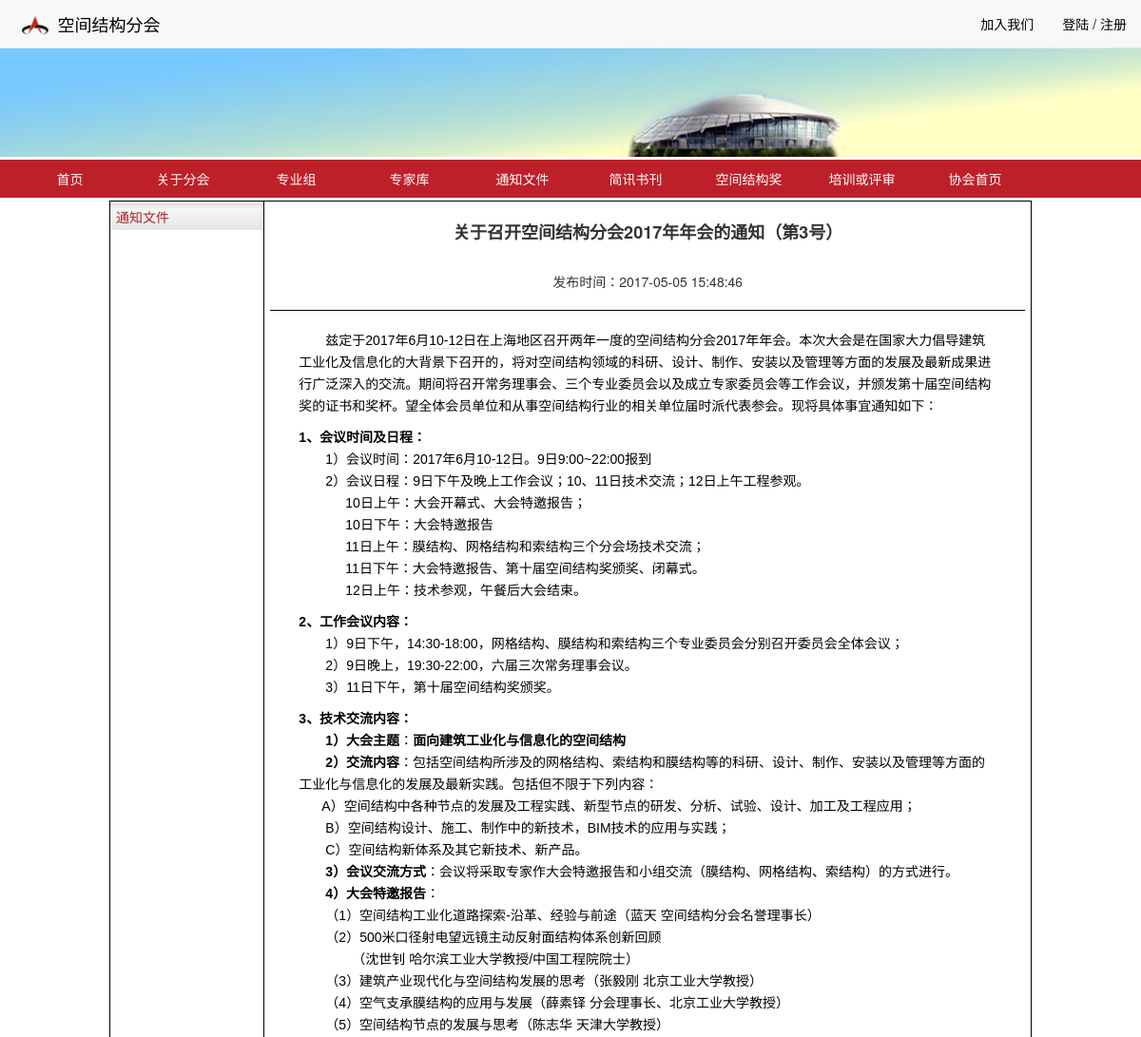
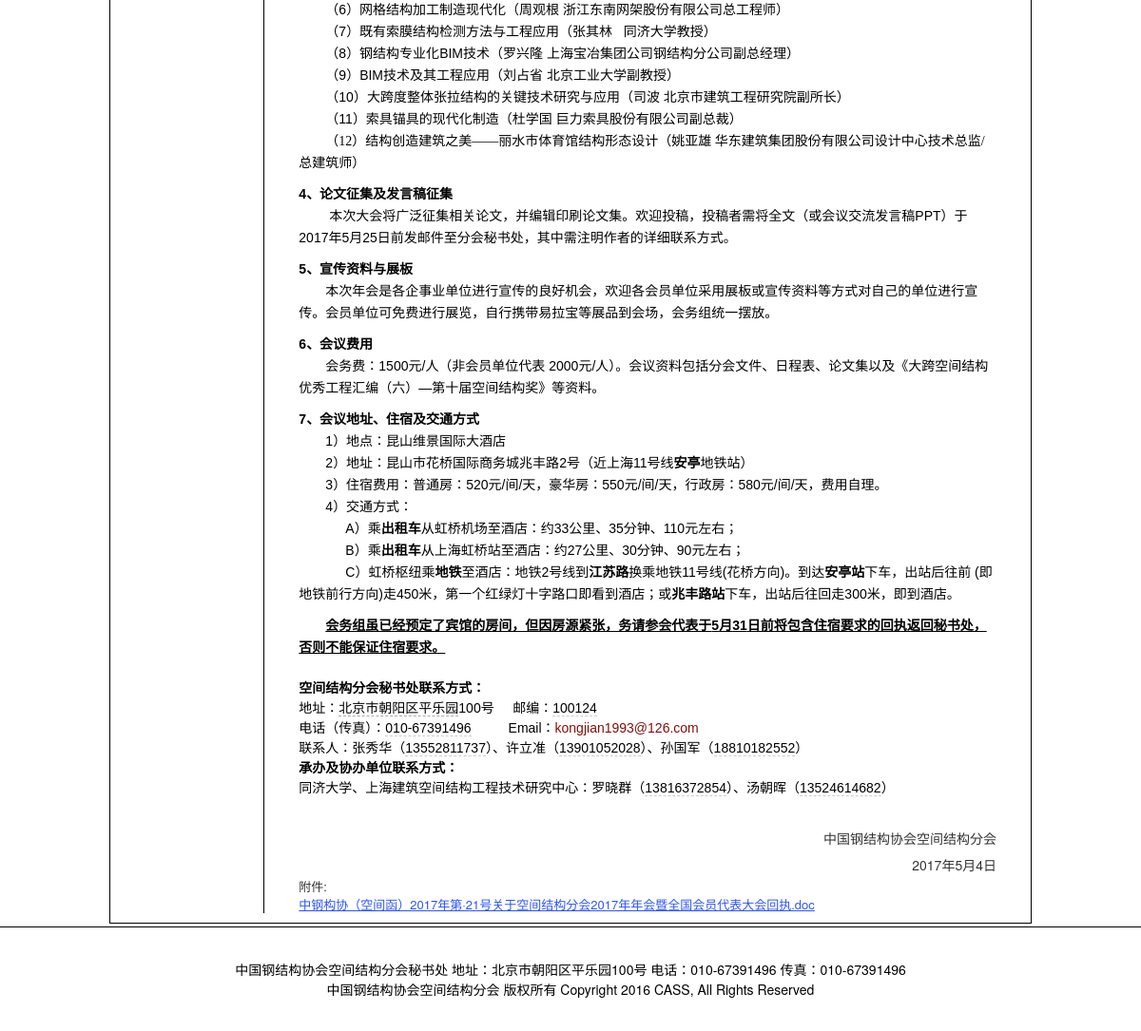
Before: /KJ/index/responsive/announcement_content.php?id=75&&pagename=tongzhiwenjian with the older database file (2 pictures, top to bottom).
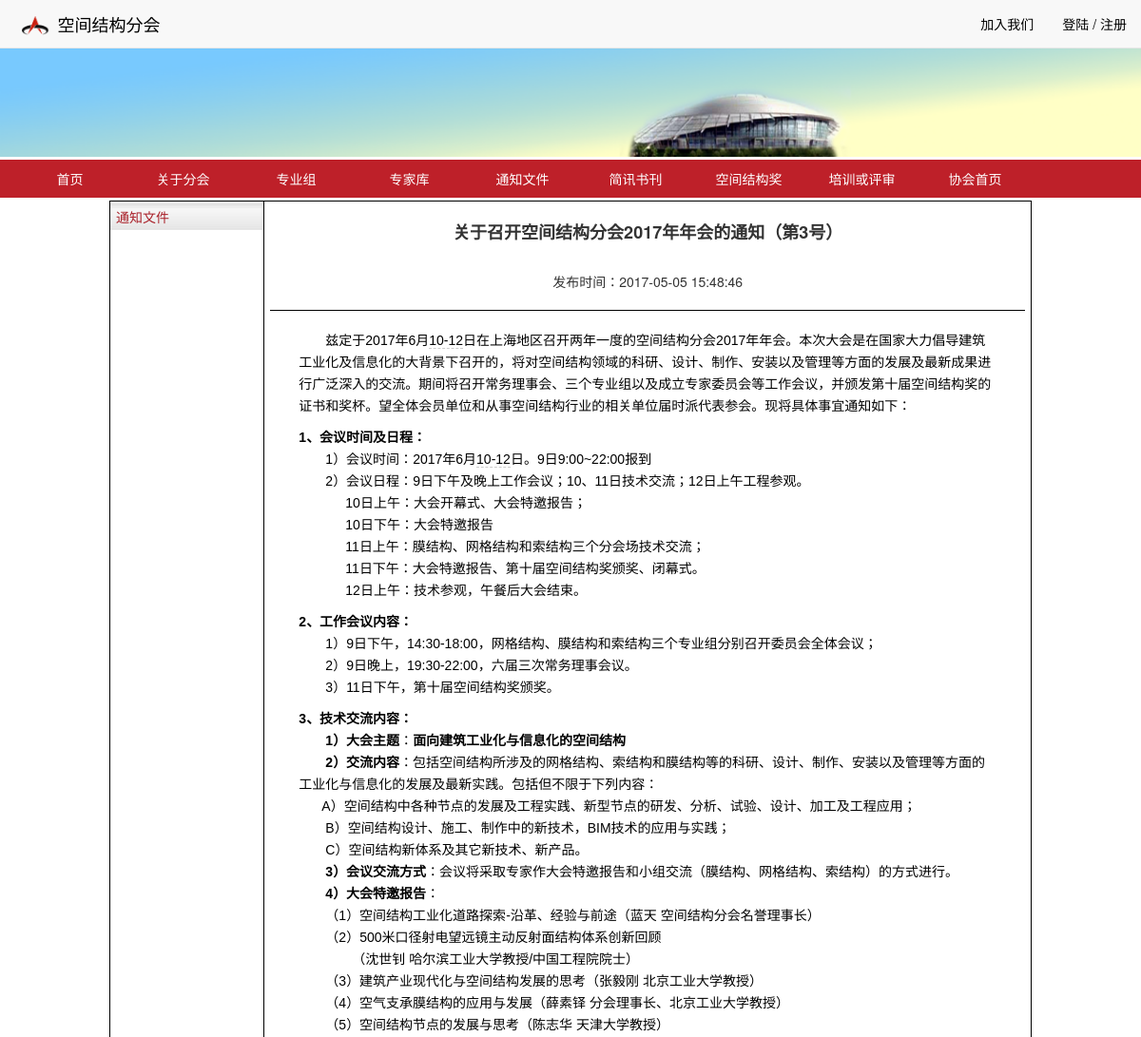
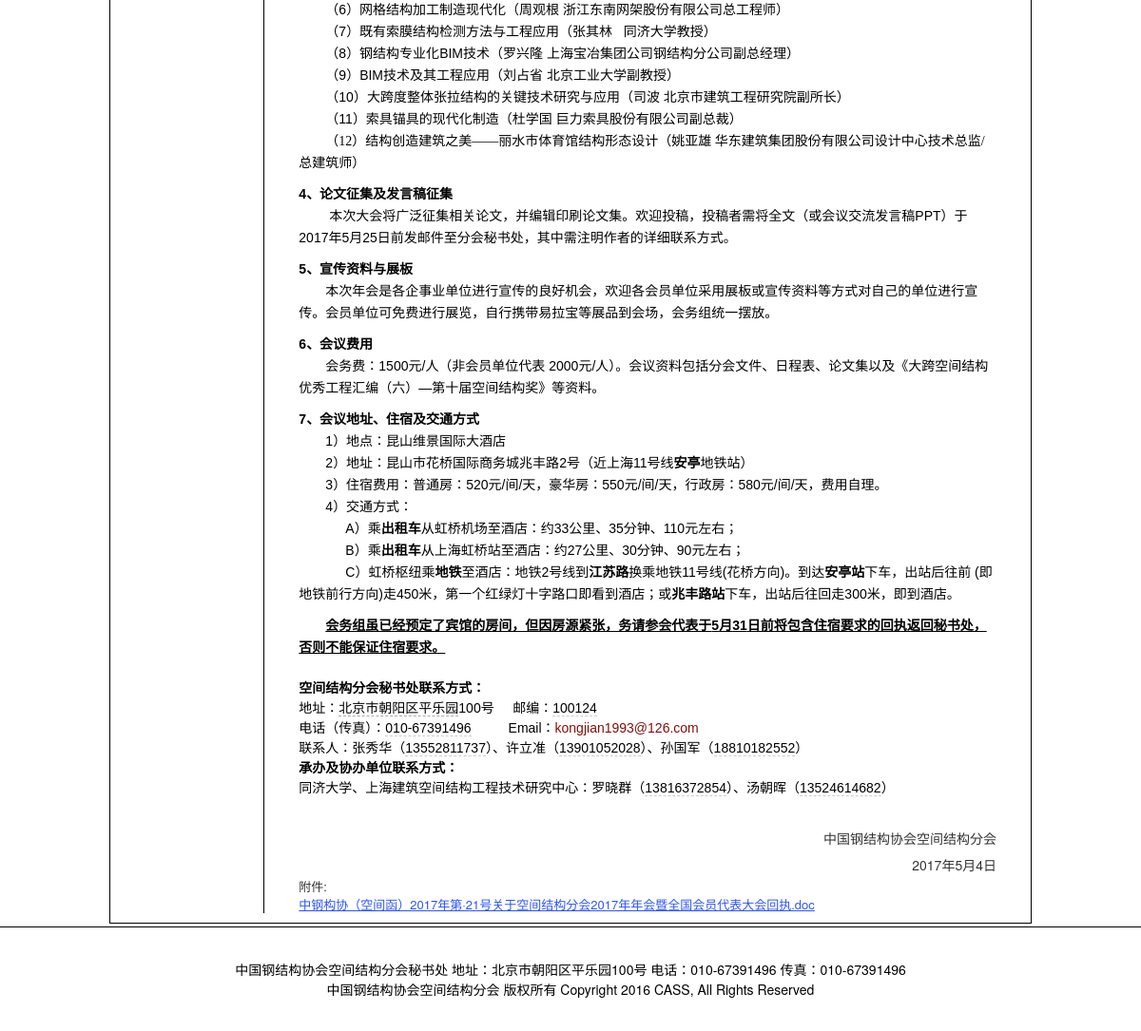
After: the same page with the newer database file (2 pictures, top to bottom).
### tables this page shows
CREATE TABLE `index_tongzhiwenjian` (
  `id` int(11) NOT NULL,
  `time` timestamp NOT NULL DEFAULT CURRENT_TIMESTAMP,
  `file_no` text NOT NULL,
  `title` text NOT NULL,
  `content` text NOT NULL,
  `end` text NOT NULL,
  `date` text NOT NULL,
  `file_name` text NOT NULL,
  `file_dir` char(255) NOT NULL,
  `visibility` int(1) NOT NULL DEFAULT '1',
  `we` int(11) NOT NULL DEFAULT '1'
);

### KJ/index/include/function.php (called while the page is built, shortened)
<?php
function connect_mysql()
{
    $mysql_servername = "localhost";
    $mysql_username = "root";
    $mysql_password = "123456";
    $mysql_database = "space";
    $con = mysqli_connect($mysql_servername, $mysql_username, $mysql_password, $mysql_database);
    return $con;
}
function user_name_psw_check($u_name, $u_password)
{
    $result = array();
    $user_name = $u_name;
    $user_password = $u_password;
    $con = connect_mysql();
    if ($con) {
        $sql = "SELECT * FROM user WHERE name ='{$user_name}'and psw='{$user_password}'";
        $res = mysqli_query($con, $sql);
        return $result;
    }
    return false;
}
function get_info_of_id_in_datatable($id, $datatable_name, $visibility = 1)
{
    $con = connect_mysql();
    if ($visibility == 1)
        $sql = "SELECT * FROM `{$datatable_name}` WHERE id='$id' AND visibility='$visibility'";
    else if ($visibility == 0)
        $sql = "SELECT * FROM `{$datatable_name}` WHERE id='$id'";
    else return false;
    $res = mysqli_query($con, $sql);
    $result = $res->fetch_assoc();
    return $result;
}
?>

### KJ/index/responsive/announcement_content.php (the view, shortened to what this page needs)
<?php include_once '../include/function.php' ?>
<!DOCTYPE html>
<html>
<head>
    <link href="css/header-rsp.css" rel="stylesheet">
    <link href="css/footer-rsp.css" rel="stylesheet">
    <link href="css/index-rsp.css" rel="stylesheet">
    <link href="css/content-page.css" rel="stylesheet">
    <link href="bootstrap/css/bootstrap.min.css" rel="stylesheet">
</head>
<body>
<?php
include_once "../include/function.php";
$res = user_name_psw_check($_COOKIE['user_name'], $_COOKIE['user_password']);
if ($res['user_name_psw_match'] == 'yes') {
    if ($res['user_is_manager'] == 'yes') {
        $id = $_GET['id'];
        $page_name = $_GET["pagename"];
        include "include/header-manage-content-page.php";
    }
    else
        include "include/header-login.php";
}
else
    include "include/header.php";
?>
<div class="container content-page-container">
    <div class="row parent">
        <div class="col-md-2 col-xs-12 left-col">
            <div class="left">
                <div class="left-title">
                    <span><?php switch ($_GET["pagename"]) {
                            case "tongzhiwenjian":
                                echo "通知文件";
                                break;
                        }
                        ?></span>
                </div>
                </div>
        </div>
        <div class="col-md-10 col-xs-12 right-col">
            <?php
            $id = $_GET['id'];
            $page_name = $_GET["pagename"];
            $res = get_info_of_id_in_datatable($id, 'index_' . $page_name);
            ?>
            <div class="right">
                <div class="right-title">
                    <p><strong><?php echo $res['title']; ?></strong></p>
                </div>
                <div class="right-time">
                    <p>发布时间：<?php echo $res['time']; ?></p>
                </div>
                <hr/>
                <div class="right-content">
                    <p><?php echo $res['content']; ?></p>
                        <p class="right-end"><?php echo $res['end']; ?></p>
                        <p class="right-date"><?php echo $res['date']; ?></p>
                </div>
                <?php
                if (!$res['file_dir'] == '' && !$res['file_name'] == '') {
                    $file_name = explode("|", $res["file_name"]);
                    $file_dir = explode("|", $res["file_dir"]);
                    $count = count($file_name);
                    echo "<div class=\"right-file\"><p>附件:<br/>";
                    for ($i = 0; $i < $count; $i++)
                        echo <<<EOD
        <a href="../download.php?file_name={$file_name[$i]}&file_dir={$file_dir[$i]}">{$file_name[$i]}</a></br>
EOD;
                    echo "</p></div>";
                }
                ?>
            </div>
        </div>
    </div>
</div>
<?php include "include/footer.php"; ?>
</body>

### KJ/index/responsive/include/header.php (shortened to what this page needs)
<link href="css/sweetalert2.min.css" rel="stylesheet">
<div class="navbar navbar-default navbar-fixed-top" id="navbar-title">
    <div class="container-fluid">
        <div class="navbar-header">
            <div class="hidden-xs" id="navbar-logo-lg">
                <img src="../image/logo.png"></div>
            <a class="navbar-brand" href="index.php">空间结构分会</a>
        </div>
        <div class="collapse navbar-collapse" id="navbar-ex-collapse">
            <ul class="nav navbar-nav navbar-right">
                <li onclick="joinUs()" >
                   <a style="cursor:pointer">加入我们</a>
                </li>
                <li>
                    <a href="../../space2/login/index.html">登陆 / 注册</a>
                </li>
            </ul>
        </div>
    </div>
</div>
<div class="col-md-12" id="background-img">
    <img class="img-responsive hidden-xs" src="../image/background.png">
</div>
<div class="col-md-12 nav-menu-div-lg hidden-xs" id="nav">
    <ul class="nav nav-pills nav-justified" id="supnav">
        <li><a href="index.php">首页</a></li>
        <li><a href='index.php'>关于分会</a>
        </li>
        <li><a href="index.php">专业组</a>
        </li>
        <li><a href="announcement_content.php?id=1&&pagename=zhuanjiaku">专家库</a></li>
        <li><a href="more.php?pagename=tongzhiwenjian">通知文件</a></li>
        <li><a href="index.php">简讯书刊</a></li>
        <li><a href="more.php?pagename=youxiugongcheng">空间结构奖</a></li>
        <li><a href="">培训或评审</a>
        </li>
        <li><a href="http://www.cncscs.org/">协会首页</a></li>
    </ul>
</div>

### KJ/index/responsive/include/footer.php
<footer class="section">
    <div class="col-md-12">
        <table align="center">
            <tr>
                <td>
                    <p>中国钢结构协会空间结构分会秘书处 地址：北京市朝阳区平乐园100号 电话：010-67391496 传真：010-67391496</br>中国钢结构协会空间结构分会 版权所有 Copyright 2016 CASS, All Rights Reserved</p>
                </td>
            </tr>
        </table>
    </div>
</footer>

### KJ/index/responsive/css/header-rsp.css (style rules this page uses)
#navbar-title { margin: 0; }
#navbar-title a { color: #000; }
#navbar-logo-lg { height: 50px; padding-top: 15px; padding-bottom: 15px; padding-left: 8px; padding-right: 8px; float: left; }
#navbar-logo-lg img { height: 20px; }
#background-img { padding: 0; }
.nav-menu-div-lg { margin-top: 3px; margin-bottom: 3px; background-color: #BE2029; }
#nav { height: 40px; background-color: #BE2029; color: #FFFFFF; }
#nav ul { list-style: none; }
#nav ul li { float: left; width: 10%; position: relative; color: #FFFFFF; }
#nav li a { text-decoration: none; color: #FFFFFF; line-height: 20px; display: block; }

### KJ/index/responsive/css/footer-rsp.css (style rules this page uses)
footer { margin-top: 3px; }
footer > div { height: 110px; background-color: #fff; border-top:1px solid #000; }
footer > div > table { height: 100%; vertical-align: middle; text-align: center; }
footer p { display: inline; color: #000; line-height: 1.5em; }

### KJ/index/responsive/css/index-rsp.css (style rules this page uses)
body { padding-top: 50px; }
.right-content a:link, .right-content a:visited, .col-div a:link, .col-div a:visited { color: #454545; text-decoration: none; }

### KJ/index/responsive/css/content-page.css (style rules this page uses)
.content-page-container { max-width: 970px !important; }
.parent { display: table; border:1px solid #000000; }
.parent .left-col { padding:0; }
.left-title { height: 30px; padding: 6px; background-image: url("/index/image/titlebackground.jpg"); color: #a92029; }
.parent .right-col { padding:0; }
.parent .right-col .right { min-height: 300px; }
@media (min-width: 992px) { .parent { width: 970px; } }
@media (min-width: 992px) { .parent .right-col .right { border-left:1px solid #000; } }
.right { padding: 0 6px; }
.right>hr { border-top:1px solid #000; }
.right .right-title>p { text-align: center; font-size: 18px; line-height: 1.5; padding:18px 0; }
.right-time>p { text-align: center; font-size: 14px; }
.right-content>p { white-space: pre-wrap; word-wrap:break-word; font-size: 14px; line-height: 2; padding:0 30px; margin:0 0 0 0; }
.right-end, .right-date { text-align: right; font-size: 14px; padding:0 30px; }
.right-file>p { font-size: 13px; padding:0 30px; }
.right-file>p>a:link { color: #2c54ff; text-decoration: underline; }

Changed rows visible on the page:
changed index_tongzhiwenjian "中钢构协（空间函）2017年第·21号关于空间结构分会2017年年会暨全国会员代表大会回执.doc": content "…月 10-12 日在上海地区召开两年一度的空间结构分会 2017 年年会。本次大会是在国家大力倡导建筑工业化及信息化的大背景下召开的，将对空间结构领域的科研、设计、制作、安装以及管理等方面的发展及最新成果进行广泛深入的交流。期间将召开常务理事会、三个专业委员会以及成立专家委员会等工作会议，并颁发第十届空间结构奖的证书和奖杯。望全体会员单位和从事空间结构行业的相关单位届时派代表参会。现将具体事宜通知如下： 1 、会议时间及日程： 1 ）会议时间： 2017 年 6 月 10-12 日。 9 日 9:00~22:00 报到 2 ）会议日程： 9 日下午及晚上工作会议； 10 、 11 日技术交流； 12 日上午工程参观。 10 日上午：大会开幕式、大会特邀报告； 10 日下午：大会特邀报告 11 日上午：膜结构、网格结构和索结构三个分会场技术交流； 11 日下午：大会特邀报告、第十届空间结构奖颁奖、闭幕式。 12 日上午：技术参观，午餐后大会结束。 2 、工作会议内容： 1 ） 9 日下午， 14:30-18:00 ，网格结构、膜结构和索结构三个专业委员会分别召开委员会全体会议； 2 ） 9 日晚上，…" → "…月 10-12 日在上海地区召开两年一度的空间结构分会 2017 年年会。本次大会是在国家大力倡导建筑工业化及信息化的大背景下召开的，将对空间结构领域的科研、设计、制作、安装以及管理等方面的发展及最新成果进行广泛深入的交流。期间将召开常务理事会、三个专业组以及成立专家委员会等工作会议，并颁发第十届空间结构奖的证书和奖杯。望全体会员单位和从事空间结构行业的相关单位届时派代表参会。现将具体事宜通知如下： 1 、会议时间及日程： 1 ）会议时间： 2017 年 6 月 10-12 日。 9 日 9:00~22:00 报到 2 ）会议日程： 9 日下午及晚上工作会议； 10 、 11 日技术交流； 12 日上午工程参观。 10 日上午：大会开幕式、大会特邀报告； 10 日下午：大会特邀报告 11 日上午：膜结构、网格结构和索结构三个分会场技术交流； 11 日下午：大会特邀报告、第十届空间结构奖颁奖、闭幕式。 12 日上午：技术参观，午餐后大会结束。 2 、工作会议内容： 1 ） 9 日下午， 14:30-18:00 ，网格结构、膜结构和索结构三个专业组分别召开委员会全体会议； 2 ） 9 日晚上，…"
